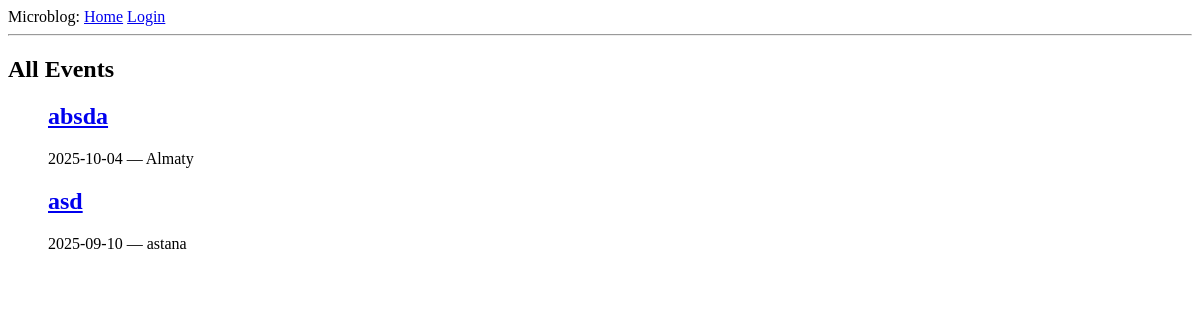
Before: /events with the older database file.
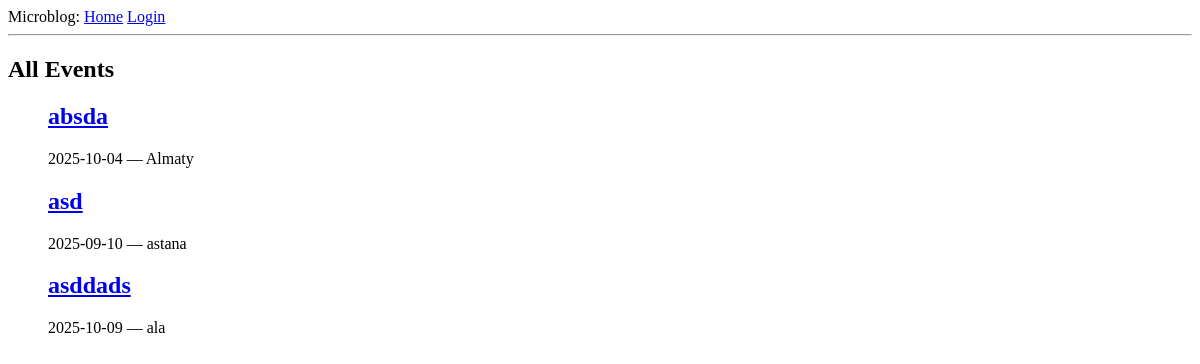
After: the same page with the newer database file.
### app/models.py (models this page shows, shortened)
class Event(db.Model):
    event_id: so.Mapped[int] = so.mapped_column(primary_key=True)
    title: so.Mapped[str] = so.mapped_column(sa.String(128), index=True, unique=True)
    description: so.Mapped[str] = so.mapped_column(sa.String(256), index=True)
    date: so.Mapped[datetime.date] = so.mapped_column(sa.Date)
    location: so.Mapped[str] = so.mapped_column(sa.String(30))
    total_seats: so.Mapped[int] = so.mapped_column()
    seats_left: so.Mapped[int] = so.mapped_column(default=0)
    created_by: so.Mapped[str] = so.mapped_column(sa.String(64))
    bookings: so.Mapped[list["Booking"]] = so.relationship(back_populates="event",
                                                           cascade="all, delete-orphan")

### app/routes.py (the view)
@app.route('/events')
def events():
    events = Event.query.all()
    return render_template('events.html', events=events)

### app/templates/events.html
{% extends 'base.html' %}
{% block content %}
    <h2>All Events</h2>
    <ul>
    {% for event in events %}
    <h2>
        <a href="{{ url_for('event_detail', event_id=event.event_id) }}">
            {{ event.title }}
        </a>
    </h2>
    <p>{{ event.date }} — {{ event.location }}</p>
    {% endfor %}
    </ul>
{% endblock %}

### app/templates/base.html (shortened to what this page needs)
<!doctype html>
<html>
    <head>
    </head>
    <body>
        <div>
            Microblog:
            <a href="{{ url_for('index') }}">Home</a>
            {% if current_user.is_anonymous %}
            <a href="{{ url_for('login') }}">Login</a>
            {% else %}
            <a href="{{ url_for('logout') }}">Logout</a>
            {% endif %}
        </div>
        <hr>
        {% block content %}{% endblock %}
    </body>
</html>

Changed rows visible on the page:
added Event: title "asddads", date "2025-10-09", location "ala"
